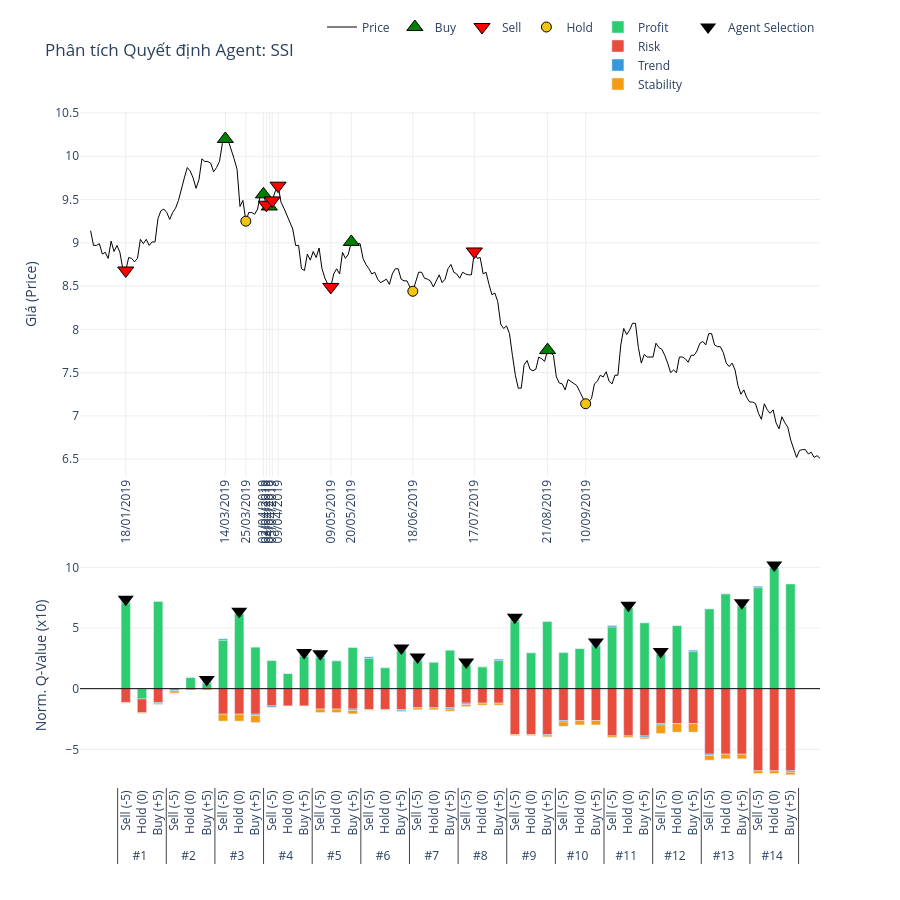

Source (notebook cell):
### Code cell
# 2. Gọi hàm vẽ (Truyền đúng tên biến vào)
plot_agent_reasoning_minimalist(
    ticker='SSI',                    # Tên mã cổ phiếu hiển thị trên tiêu đề
    df_price=df_processed_test_SSI,  # Dữ liệu giá
    actions=actions_SSI,             # Hành động thực tế
    q_history=q_values_history_SSI,      # Lịch sử Q-value (Input quan trọng)
    critical_indices=index_list_SSI,     # Danh sách các điểm cần vẽ
    scale=10                       # Thang đo hiển thị (để cột cao khoảng 50 đơn vị cho đẹp)
)

### Figure 1 — Plotly figure (JSON) as saved in the notebook; plotly's stock layout.template omitted (floating-point values rounded to 4 significant figures; data arrays with more than 128 entries replaced by an {"elided": "..."} marker saying what was removed)
{"data": [{"hoverinfo": "x+y", "line": {"color": "black", "width": 1}, "mode": "lines", "name": "Price", "type": "scatter", "x": {"elided": "250 str values"}, "xaxis": "x", "y": {"elided": "250 float values"}, "yaxis": "y"}, {"marker": {"color": "green", "line": {"color": "black", "width": 1}, "size": 14, "symbol": "triangle-up"}, "mode": "markers", "name": "Buy", "type": "scatter", "x": ["14/03/2019", "02/04/2019", "04/04/2019", "20/05/2019", "21/08/2019"], "xaxis": "x", "y": [10.2, 9.56, 9.42, 9.01, 7.76], "yaxis": "y"}, {"marker": {"color": "red", "line": {"color": "black", "width": 1}, "size": 14, "symbol": "triangle-down"}, "mode": "markers", "name": "Sell", "type": "scatter", "x": ["18/01/2019", "03/04/2019", "05/04/2019", "09/04/2019", "09/05/2019", "17/07/2019"], "xaxis": "x", "y": [8.68, 9.44, 9.49, 9.66, 8.49, 8.9], "yaxis": "y"}, {"marker": {"color": "#f1c40f", "line": {"color": "black", "width": 1}, "size": 10, "symbol": "circle"}, "mode": "markers", "name": "Hold", "type": "scatter", "x": ["25/03/2019", "18/06/2019", "10/09/2019"], "xaxis": "x", "y": [9.25, 8.44, 7.14], "yaxis": "y"}, {"legendgroup": "comp", "marker": {"color": "#2ecc71"}, "name": "Profit", "type": "bar", "x": [["#1", "#1", "#1", "#2", "#2", "#2", "#3", "#3", "#3", "#4", "#4", "#4", "#5", "#5", "#5", "#6", "#6", "#6", "#7", "#7", "#7", "#8", "#8", "#8", "#9", "#9", "#9", "#10", "#10", "#10", "#11", "#11", "#11", "#12", "#12", "#12", "#13", "#13", "#13", "#14", "#14", "#14"], ["Sell (-5)", "Hold (0)", "Buy (+5)", "Sell (-5)", "Hold (0)", "Buy (+5)", "Sell (-5)", "Hold (0)", "Buy (+5)", "Sell (-5)", "Hold (0)", "Buy (+5)", "Sell (-5)", "Hold (0)", "Buy (+5)", "Sell (-5)", "Hold (0)", "Buy (+5)", "Sell (-5)", "Hold (0)", "Buy (+5)", "Sell (-5)", "Hold (0)", "Buy (+5)", "Sell (-5)", "Hold (0)", "Buy (+5)", "Sell (-5)", "Hold (0)", "Buy (+5)", "Sell (-5)", "Hold (0)", "Buy (+5)", "Sell (-5)", "Hold (0)", "Buy (+5)", "Sell (-5)", "Hold (0)", "Buy (+5)", "Sell (-5)", "Hold (0)", "Buy (+5)"]], "xaxis": "x2", "y": [7.06, -0.8464, 7.183, -0.1591, 0.9496, 0.4519, 3.995, 6.19, 3.418, 2.327, 1.262, 2.671, 2.572, 2.308, 3.39, 2.509, 1.736, 3.149, 2.295, 2.194, 3.166, 1.995, 1.81, 2.32, 5.564, 2.968, 5.531, 2.975, 3.309, 3.524, 5.094, 6.668, 5.423, 2.866, 5.203, 3.058, 6.57, 7.824, 6.776, 8.325, 10, 8.631], "yaxis": "y2"}, {"legendgroup": "comp", "marker": {"color": "#e74c3c"}, "name": "Risk", "type": "bar", "x": [["#1", "#1", "#1", "#2", "#2", "#2", "#3", "#3", "#3", "#4", "#4", "#4", "#5", "#5", "#5", "#6", "#6", "#6", "#7", "#7", "#7", "#8", "#8", "#8", "#9", "#9", "#9", "#10", "#10", "#10", "#11", "#11", "#11", "#12", "#12", "#12", "#13", "#13", "#13", "#14", "#14", "#14"], ["Sell (-5)", "Hold (0)", "Buy (+5)", "Sell (-5)", "Hold (0)", "Buy (+5)", "Sell (-5)", "Hold (0)", "Buy (+5)", "Sell (-5)", "Hold (0)", "Buy (+5)", "Sell (-5)", "Hold (0)", "Buy (+5)", "Sell (-5)", "Hold (0)", "Buy (+5)", "Sell (-5)", "Hold (0)", "Buy (+5)", "Sell (-5)", "Hold (0)", "Buy (+5)", "Sell (-5)", "Hold (0)", "Buy (+5)", "Sell (-5)", "Hold (0)", "Buy (+5)", "Sell (-5)", "Hold (0)", "Buy (+5)", "Sell (-5)", "Hold (0)", "Buy (+5)", "Sell (-5)", "Hold (0)", "Buy (+5)", "Sell (-5)", "Hold (0)", "Buy (+5)"]], "xaxis": "x2", "y": [-1.136, -1.136, -1.136, 0, 0, 0, -2.101, -2.101, -2.101, -1.416, -1.416, -1.416, -1.681, -1.681, -1.681, -1.725, -1.725, -1.725, -1.571, -1.571, -1.571, -1.194, -1.194, -1.194, -3.783, -3.783, -3.783, -2.632, -2.632, -2.632, -3.893, -3.893, -3.893, -2.876, -2.876, -2.876, -5.397, -5.397, -5.397, -6.769, -6.769, -6.769], "yaxis": "y2"}, {"legendgroup": "comp", "marker": {"color": "#3498db"}, "name": "Trend", "type": "bar", "x": [["#1", "#1", "#1", "#2", "#2", "#2", "#3", "#3", "#3", "#4", "#4", "#4", "#5", "#5", "#5", "#6", "#6", "#6", "#7", "#7", "#7", "#8", "#8", "#8", "#9", "#9", "#9", "#10", "#10", "#10", "#11", "#11", "#11", "#12", "#12", "#12", "#13", "#13", "#13", "#14", "#14", "#14"], ["Sell (-5)", "Hold (0)", "Buy (+5)", "Sell (-5)", "Hold (0)", "Buy (+5)", "Sell (-5)", "Hold (0)", "Buy (+5)", "Sell (-5)", "Hold (0)", "Buy (+5)", "Sell (-5)", "Hold (0)", "Buy (+5)", "Sell (-5)", "Hold (0)", "Buy (+5)", "Sell (-5)", "Hold (0)", "Buy (+5)", "Sell (-5)", "Hold (0)", "Buy (+5)", "Sell (-5)", "Hold (0)", "Buy (+5)", "Sell (-5)", "Hold (0)", "Buy (+5)", "Sell (-5)", "Hold (0)", "Buy (+5)", "Sell (-5)", "Hold (0)", "Buy (+5)", "Sell (-5)", "Hold (0)", "Buy (+5)", "Sell (-5)", "Hold (0)", "Buy (+5)"]], "xaxis": "x2", "y": [0.1128, 0, -0.1128, -0.1128, 0, 0.1128, 0.1128, 0, -0.1128, -0.1128, 0, 0.1128, 0.1128, 0, -0.1128, 0.1128, 0, -0.1128, 0.1128, 0, -0.1128, -0.1128, 0, 0.1128, 0.1128, 0, -0.1128, -0.1128, 0, 0.1128, 0.1128, 0, -0.1128, -0.1128, 0, 0.1128, -0.1128, 0, 0.1128, 0.1128, 0, -0.1128], "yaxis": "y2"}, {"legendgroup": "comp", "marker": {"color": "#f39c12"}, "name": "Stability", "type": "bar", "x": [["#1", "#1", "#1", "#2", "#2", "#2", "#3", "#3", "#3", "#4", "#4", "#4", "#5", "#5", "#5", "#6", "#6", "#6", "#7", "#7", "#7", "#8", "#8", "#8", "#9", "#9", "#9", "#10", "#10", "#10", "#11", "#11", "#11", "#12", "#12", "#12", "#13", "#13", "#13", "#14", "#14", "#14"], ["Sell (-5)", "Hold (0)", "Buy (+5)", "Sell (-5)", "Hold (0)", "Buy (+5)", "Sell (-5)", "Hold (0)", "Buy (+5)", "Sell (-5)", "Hold (0)", "Buy (+5)", "Sell (-5)", "Hold (0)", "Buy (+5)", "Sell (-5)", "Hold (0)", "Buy (+5)", "Sell (-5)", "Hold (0)", "Buy (+5)", "Sell (-5)", "Hold (0)", "Buy (+5)", "Sell (-5)", "Hold (0)", "Buy (+5)", "Sell (-5)", "Hold (0)", "Buy (+5)", "Sell (-5)", "Hold (0)", "Buy (+5)", "Sell (-5)", "Hold (0)", "Buy (+5)", "Sell (-5)", "Hold (0)", "Buy (+5)", "Sell (-5)", "Hold (0)", "Buy (+5)"]], "xaxis": "x2", "y": [-0.05187, -0.05187, -0.05187, -0.1111, -0.1111, -0.1111, -0.5706, -0.5706, -0.5706, 0, 0, 0, -0.2832, -0.2832, -0.2832, -0.0478, -0.0478, -0.0478, -0.1677, -0.1677, -0.1677, -0.1647, -0.1647, -0.1647, -0.07945, -0.07945, -0.07945, -0.3561, -0.3561, -0.3561, -0.1329, -0.1329, -0.1329, -0.7059, -0.7059, -0.7059, -0.3844, -0.3844, -0.3844, -0.2191, -0.2191, -0.2191], "yaxis": "y2"}, {"marker": {"color": "black", "size": 14, "symbol": "triangle-down"}, "mode": "markers", "name": "Agent Selection", "showlegend": true, "type": "scatter", "x": [["#1", "#2", "#3", "#4", "#5", "#6", "#7", "#8", "#9", "#10", "#11", "#12", "#13", "#14"], ["Sell (-5)", "Buy (+5)", "Hold (0)", "Buy (+5)", "Sell (-5)", "Buy (+5)", "Sell (-5)", "Sell (-5)", "Sell (-5)", "Buy (+5)", "Hold (0)", "Sell (-5)", "Buy (+5)", "Hold (0)"]], "xaxis": "x2", "y": [7.373, 0.7647, 6.39, 2.983, 2.884, 3.349, 2.608, 2.195, 5.876, 3.837, 6.868, 3.066, 7.089, 10.2], "yaxis": "y2"}], "layout": {"bargap": 0.4, "bargroupgap": 0.05, "barmode": "relative", "height": 900, "legend": {"orientation": "h", "x": 1, "xanchor": "right", "y": 1.02, "yanchor": "bottom"}, "plot_bgcolor": "white", "shapes": [{"line": {"color": "black", "dash": "solid", "width": 1}, "type": "line", "x0": 0, "x1": 1, "xref": "x2 domain", "y0": 0, "y1": 0, "yref": "y2"}], "showlegend": true, "title": {"text": "Phân tích Quyết định Agent: SSI"}, "xaxis": {"anchor": "y", "domain": [0, 1], "gridcolor": "#eee", "rangeslider": {"visible": false}, "showgrid": true, "tickangle": -90, "tickmode": "array", "ticktext": ["18/01/2019", "14/03/2019", "25/03/2019", "02/04/2019", "03/04/2019", "04/04/2019", "05/04/2019", "09/04/2019", "09/05/2019", "20/05/2019", "18/06/2019", "17/07/2019", "21/08/2019", "10/09/2019"], "tickvals": ["18/01/2019", "14/03/2019", "25/03/2019", "02/04/2019", "03/04/2019", "04/04/2019", "05/04/2019", "09/04/2019", "09/05/2019", "20/05/2019", "18/06/2019", "17/07/2019", "21/08/2019", "10/09/2019"]}, "xaxis2": {"anchor": "y2", "domain": [0, 1], "showticklabels": true, "tickangle": -90, "title": {"text": ""}, "type": "multicategory"}, "yaxis": {"anchor": "x", "domain": [0.46, 1], "gridcolor": "#eee", "showgrid": true, "title": {"text": "Giá (Price)"}}, "yaxis2": {"anchor": "x2", "domain": [0, 0.36], "gridcolor": "#eee", "showgrid": true, "title": {"text": "Norm. Q-Value (x10)"}}}}
